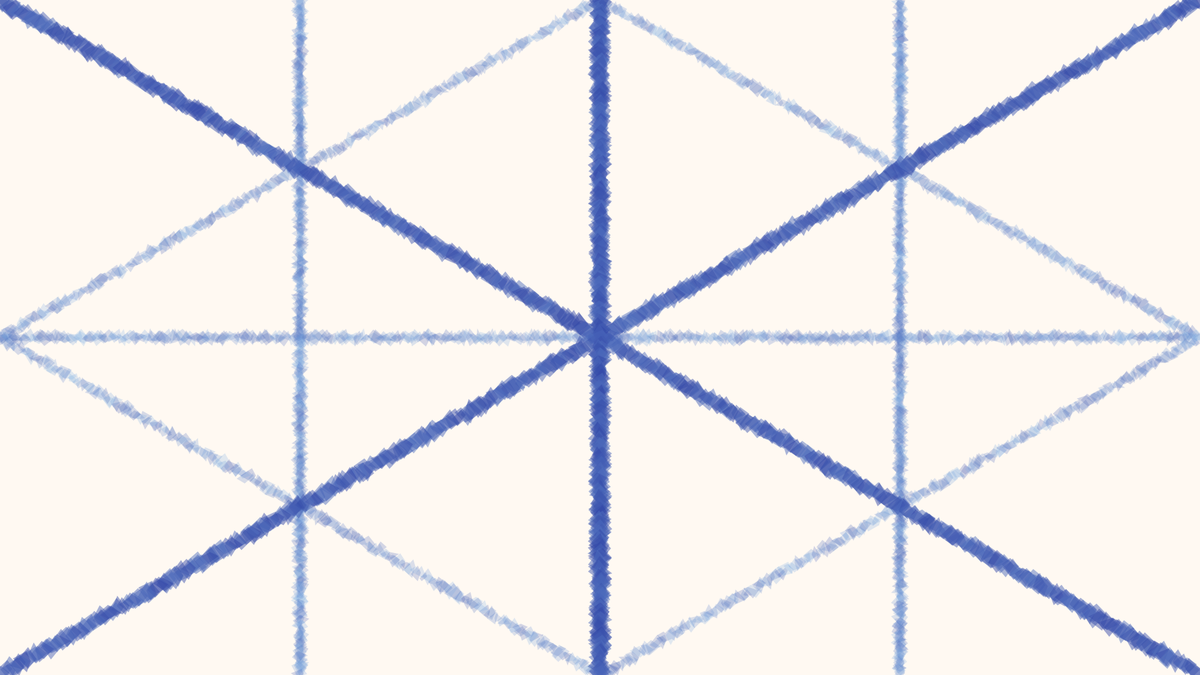
Frame 1 (no input)
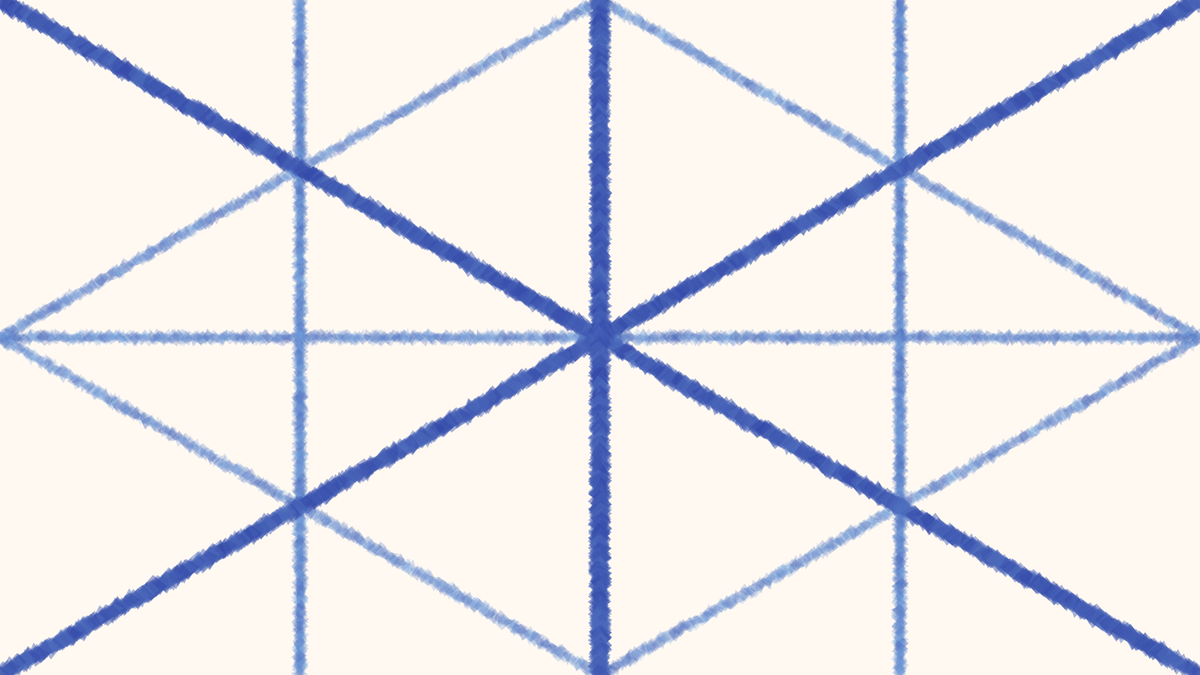
Frame 2 (the mouse pressed at the canvas centre, redrawn once)

The Processing sketch that drew these frames (run headless with seeded random() and noise(); the mouse was pressed at the canvas centre and the sketch redrawn once):

// Processing sketch: polygons_grid
// ── polygons_grid.pde
void setup(){
  size(1920, 1080);
  smooth();
  noLoop();
  noStroke();
  rectMode(CENTER);
  background(255,249,242); 
}

public void draw() {
  color firstColor = color(1,3,127);
  color secondColor = color(159,222,255);
  for(int i = 0; i < 200; i++){
    fill(lerpColor(firstColor, secondColor,random(0.4,0.8)), 60);
    randomQuad(960 - (i * 4.8), 0 + (i * 2.7), 10, 5);
  }
  for(int i = 0; i < 200; i++){
    fill(lerpColor(firstColor, secondColor,random(0.4,0.8)), 60);
    randomQuad(960 + (i * 4.8), 0 + (i * 2.7), 10, 5);
  }
    for(int i = 0; i < 400; i++){
    fill(lerpColor(firstColor, secondColor,random(0.4,0.8)), 60);
    randomQuad(480, 0 + (i * 2.7), 10, 5);
  }
    for(int i = 0; i < 400; i++){
    fill(lerpColor(firstColor, secondColor,random(0.4,0.8)), 60);
    randomQuad(1440, 0 + (i * 2.7), 10, 5);
  }
    for(int i = 0; i < 200; i++){
    fill(lerpColor(firstColor, secondColor,random(0.4,0.8)), 60);
    randomQuad(960 - (i * 4.8), 1080 - (i * 2.7), 10, 5);
  }
  for(int i = 0; i < 200; i++){
    fill(lerpColor(firstColor, secondColor,random(0.4,0.8)), 60);
    randomQuad(960 + (i * 4.8), 1080 - (i * 2.7), 10, 5);
  }
  for(int i = 0; i < 400; i++){
    fill(lerpColor(firstColor, secondColor,random(0.4,0.8)), 60);
    randomQuad(0 + (i * 4.8), 540, 10, 5);
  }
    for(int i = 0; i < 400; i++){
    fill(lerpColor(firstColor, secondColor,random(0.3,0.5)), 120);
    randomQuad(0 + (i * 4.8), 0 + (i * 2.7), 15, 5);
  }
  for(int i = 0; i < 400; i++){
    fill(lerpColor(firstColor, secondColor,random(0.3,0.5)), 120);
    randomQuad(1920 - (i * 4.8), 0 + (i * 2.7), 15, 5);
  }
  for(int i = 0; i < 400; i++){
    fill(lerpColor(firstColor, secondColor,random(0.3,0.5)), 120);
    randomQuad(960, 0 + (i * 2.7), 15, 5);
  }

}

  

  
public void randomQuad(float x, float y, float radius, int variance) {
  float angle = TWO_PI / 4;
  beginShape();
  for (float a = 0; a < TWO_PI; a += angle) {
    float sx = x + cos(a) * radius + random(-variance, variance);
    float sy = y + sin(a) * radius + random(-variance, variance);
    vertex(sx, sy);
  }
  endShape(CLOSE);
}
